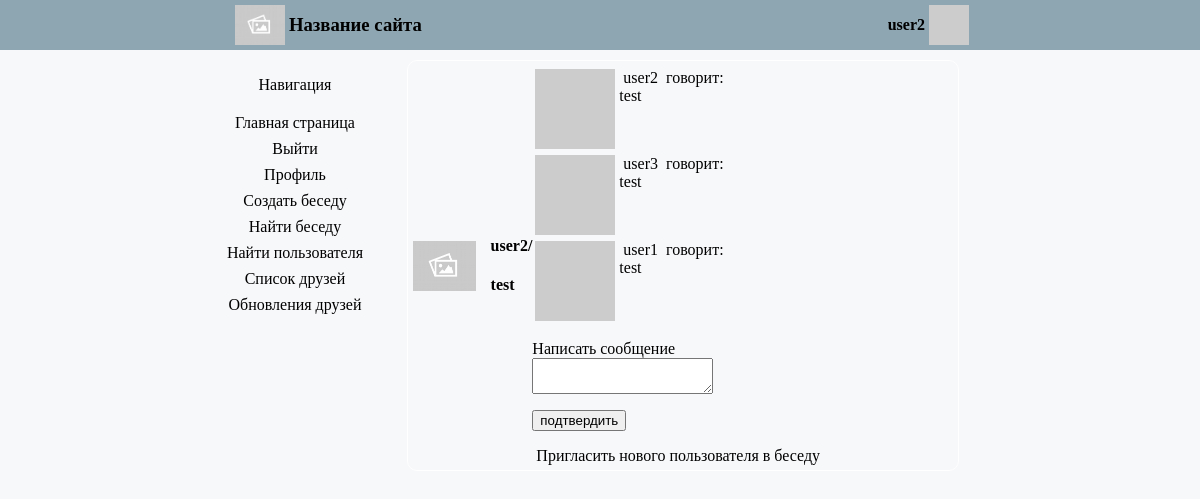
The app's page /chat/test (signed in) with its own data.
### app/models.py (models this page shows, shortened)
class User(UserMixin, db.Model):
    id = db.Column(db.Integer, primary_key=True)
    username = db.Column(db.String(64), index=True, unique=True)
    email = db.Column(db.String(120), index=True, unique=True)
    password_hash = db.Column(db.String(128))
    posts = db.relationship('Post', backref='author', lazy='dynamic')
    invitations = db.relationship('Invitation', backref='user', lazy='dynamic')
    about_me = db.Column(db.String(140))
    last_seen = db.Column(db.DateTime, default=datetime.now(pytz.timezone('Europe/Moscow')))
    followed = db.relationship(
        'User', secondary=followers,
        primaryjoin=(followers.c.follower_id == id),
        secondaryjoin=(followers.c.followed_id == id),
        backref=db.backref('followers', lazy='dynamic'), lazy='dynamic')
    def avatar(self, size):
        digest = md5(self.email.lower().encode('utf-8')).hexdigest()
        return 'https://www.gravatar.com/avatar/{}?d=identicon&s={}'.format(
            digest, size)

class Chat(db.Model):
    id = db.Column(db.Integer, primary_key=True)
    name = db.Column(db.String(64), index=True)
    users = db.relationship('User', secondary=user_chats, backref='chats')
    posts = db.relationship('Post', backref='chat', lazy='dynamic')
    invitations = db.relationship('Invitation', backref='chat', lazy='dynamic')

class Post(db.Model):
    id = db.Column(db.Integer, primary_key=True)
    body = db.Column(db.String(140))
    timestamp = db.Column(db.DateTime, index=True, default=datetime.now(pytz.timezone('Europe/Moscow')))
    user_id = db.Column(db.Integer, db.ForeignKey('user.id'))
    chat_id = db.Column(db.Integer, db.ForeignKey('chat.id'))

### app/routes.py (the view)
@app.route('/chat/<name>', methods= ['GET', 'Post'])
@login_required
def chat(name):
    form = PostForm()
    chat = Chat.query.filter_by(name=name).first()
    if form.validate_on_submit():
        post = Post(body=form.post.data, author=current_user, chat=chat)
        db.session.add(post)
        db.session.commit()
        return redirect(url_for('chat', name=chat.name))
    posts = chat.posts
    return render_template("chat.html", title='Home Page', form=form, chat=chat,
                           posts=posts)

### app/forms.py
class PostForm(FlaskForm):
    post = TextAreaField('Написать сообщение', validators=[
        DataRequired(), Length(min=1, max=140)])
    submit = SubmitField('подтвердить')

### app/models.py (called while the page is built)
@login.user_loader
def load_user(id):
    return User.query.get(int(id))

### app/routes.py (called while the page is built)
@app.before_request
def before_request():
    if current_user.is_authenticated:
        current_user.last_seen = datetime.now(pytz.timezone('Europe/Moscow'))
        db.session.commit()

### app/templates/chat.html (shortened to what this page needs)
{% extends "base.html" %}
{% block content %}
    <link rel="stylesheet" href="../static/messages.css" type="text/css"/>
    <div class = "chat-instance">
        <div class="chat-image">
            <img src="../static/empty.jpg">
        </div>
        <div class="chat-inf">
            <h4>{{ current_user.username }}/</h4>
            <h4>
                {% if chat.name.find('none') == -1 %}
                    <div><p>{{ chat.name }}</p></div>
                {% elif chat.users[0] == current_user %}
                    <div><p>{{ chat.users[1].username }}</p></div>
                {% else %}
                    <div><p>{{ chat.users[0].username }}</p></div>
                {% endif %}
            </h4>
        </div>
        <div class="chat-message">
            {% for post in posts %}
                {% include '_post.html' %}
            {% endfor %}
            <form action="" method="post">
                <p>
                    {{ form.post.label }}<br>
                    {{ form.post(size=64) }}<br>
                </p>
                <p>{{ form.submit() }}</p>
            </form>
            {% if chat.name.find('none') == -1 %}
                <a href="{{ url_for('invite_user', name=chat.name) }}">Пригласить нового пользователя в беседу</a>
            {% endif %}
        </div>
    </div>
 {% endblock %}

### app/templates/base.html (shortened to what this page needs)
<html>
    <head>
        <link rel="stylesheet" href="../static/common.css" type="text/css"/>
    </head>
    <body>
        <header class = "first_color">
		    <div class = "name-logo">
			    <div>
				    <img src = "../static/empty.jpg"/>
			    </div>
			    <div>
				    <h3>Название сайта</h3>
			    </div>
		    </div>
            {% if current_user.is_authenticated %}
		        <div class = "user-information">
			        <div>
				        <h4>{{ current_user.username }}</h4>
			        </div>
			        <div>
				        <img src = "{{ current_user.avatar(128) }}"/>
			        </div>
		        </div>
            {% endif %}
	</header>
        <div class="content">
            <div class="site-nav">
                <p>Навигация</p>
                <a href="{{ url_for('index') }}">Главная страница</a>
                {% if current_user.is_anonymous %}
                    <a href="{{ url_for('login') }}">Войти</a>
                {% else %}
                    <a href="{{ url_for('logout') }}">Выйти</a>
                    <a href="{{ url_for('user', username=current_user.username) }}">Профиль</a>
                {% endif %}
                <a href="{{ url_for('create_chat') }}">Создать беседу</a>
                <a href="{{ url_for('search_chat') }}">Найти беседу</a>
                <a href="{{ url_for('search_user') }}">Найти пользователя</a>
                <a href="{{ url_for('list_of_friends') }}">Список друзей</a>
                <a href ="{{ url_for('news') }}"> Обновления друзей </a>
            </div>
            <div class="main-part">
                {% block content %}{% endblock %}
            </div>
        </div>
    </body>
</html>

### app/templates/_post.html
<table>
    <tr valign="top">
        <td><img src="{{ post.author.avatar(36) }}"></td>
        <td><a href="{{ url_for('user', username=post.author.username) }}" {{ post.author.username }}> {{ post.author.username }} </a>
            говорит:<br>{{ post.body }}
        </td>
    </tr>
</table>

### app/static/common.css (style rules this page uses)
.first_color { background-color: #8ea6b2; }
body { padding: 0px; margin: 0px; background-color: #f7f8fa; }
header { width: 100%; height: 50px; display: flex; justify-content: space-around; }
.name-logo img { height: 40px; align-self: center; }
.name-logo h3 { align-self: center; }
.name-logo div { height: 100%; display: flex; padding-left: 4px; }
.name-logo { height: 100%; display: flex; }
.user-information img { height: 40px; align-self: center; }
.user-information h4 { align-self: center; cursor: pointer; }
.user-information div { height: 100%; display: flex; padding-left: 4px; }
.user-information { height: 100%; display: flex; }
.content { display: flex; padding-top: 10px; width: 100%; justify-content: center; }
.site-nav { display: flex; flex-direction: column; justify-content: center; align-items: center; align-self: baseline; }
.main-part { width: 50%; display: flex; align-items: center; flex-direction: column; margin-left: 10px; }

### app/static/messages.css (style rules this page uses)
.chat-instance { display: flex; flex-direction: row; align-items: center; width: 90%; margin-left: 2%; border: 1px solid white; padding: 5px; border-radius: 10px; }
.chat-inf { margin-left: 15px; }
.chat-image img { height: 50px; }

### app/templates/base.html (style rules this page uses)
a { text-decoration: none; color: black; border: 2px solid #f7f8fa; border-radius: 5px; padding: 2px; }

### records on screen
User: username "user2"
Chat: name "test"
Post: author.username "user2", body "test"
Post: author.username "user3", body "test"
Post: author.username "user1", body "test"
